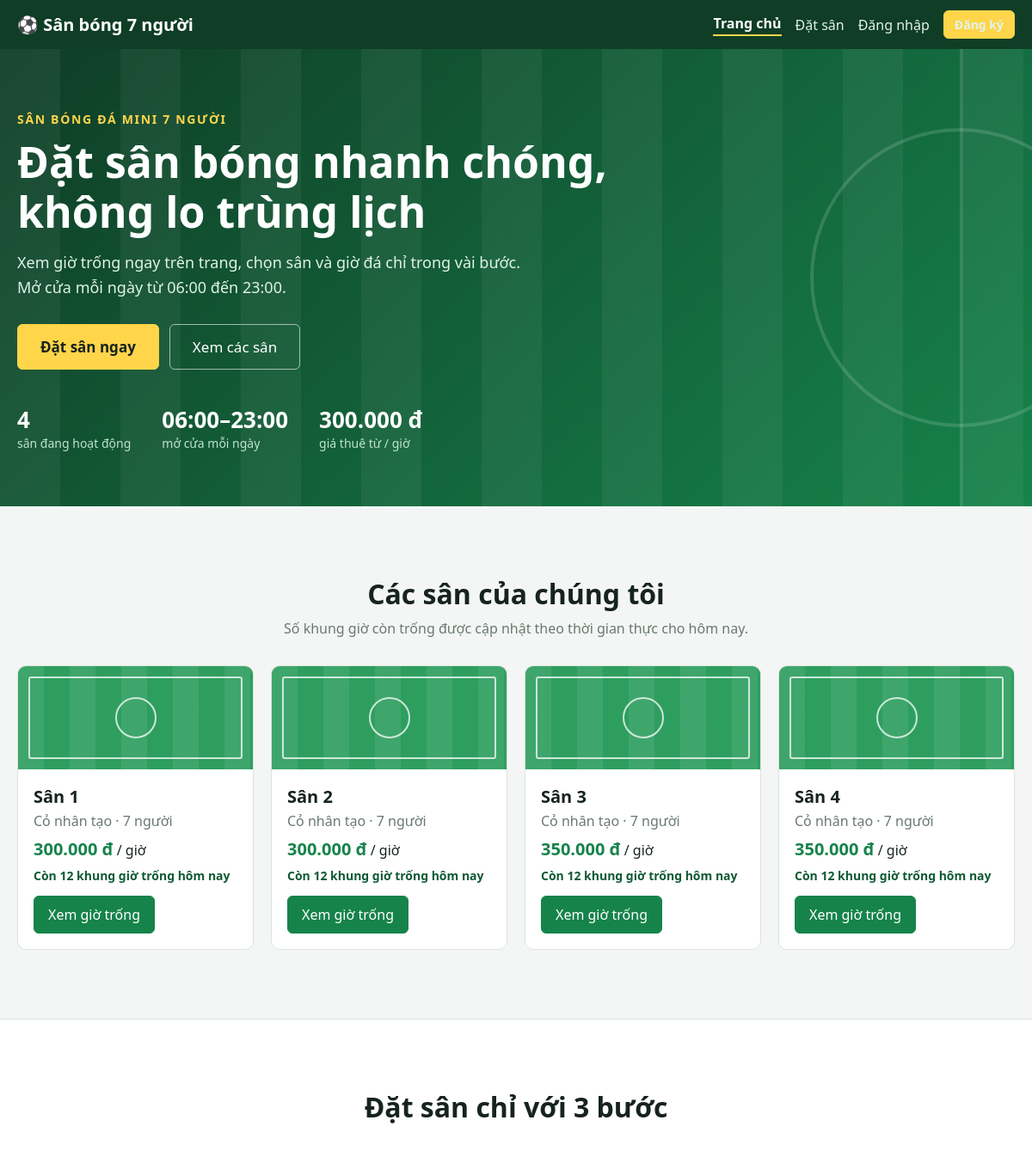
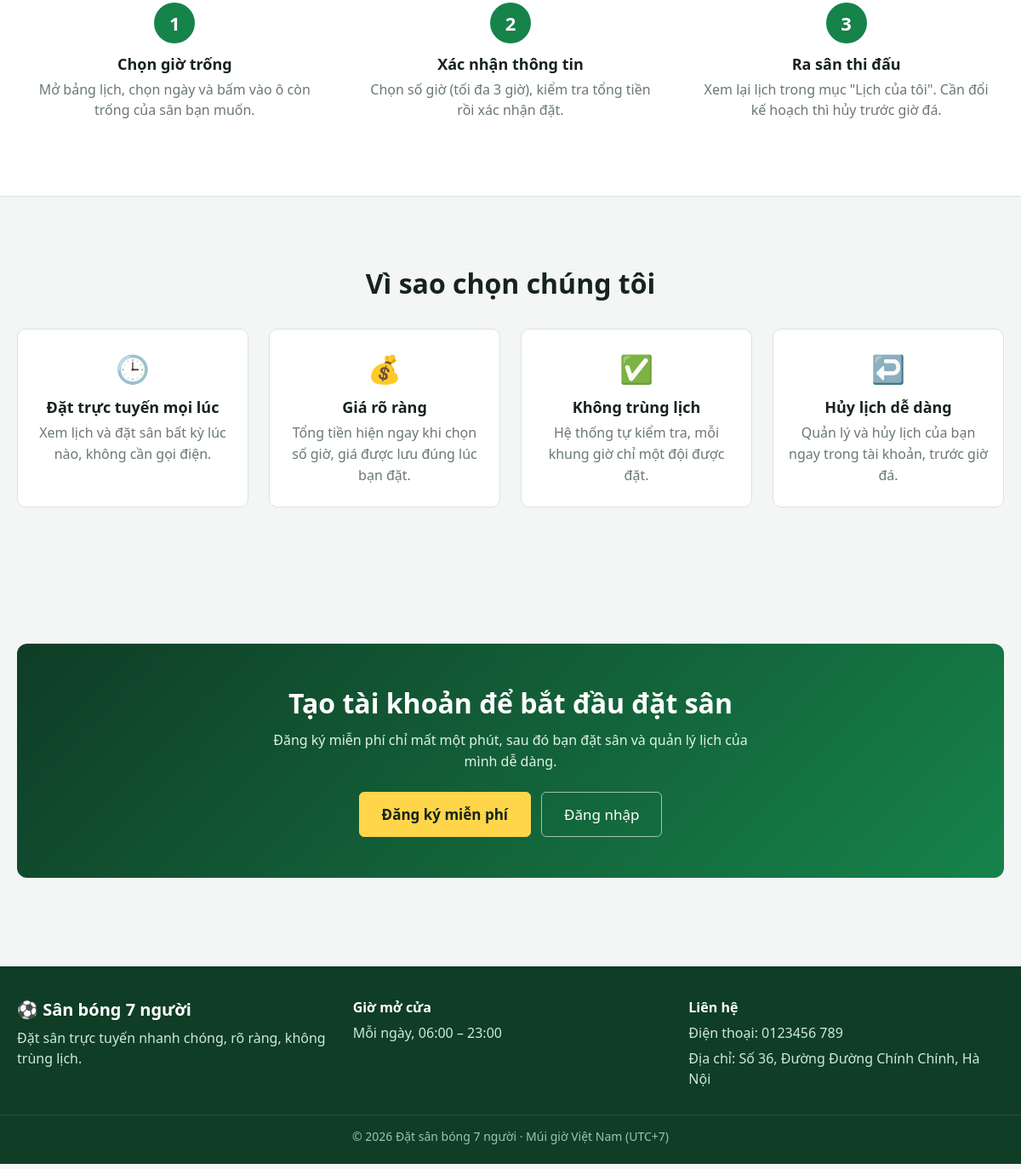
The page / on the database its author committed (2 pictures, top to bottom).
### tables this page shows
CREATE TABLE courts (
    id INT UNSIGNED AUTO_INCREMENT PRIMARY KEY,
    name VARCHAR(100) NOT NULL UNIQUE,
    surface VARCHAR(100) NOT NULL DEFAULT 'Cỏ nhân tạo',
    price_per_hour DECIMAL(12, 0) NOT NULL,
    is_active TINYINT(1) NOT NULL DEFAULT 1,
    created_at TIMESTAMP NOT NULL DEFAULT CURRENT_TIMESTAMP
);

### commons/function.php (called while the page is built, shortened)
<?php
function connectDB(): PDO
{
    $dsn = sprintf(
        'mysql:host=%s;port=%d;dbname=%s;charset=utf8mb4',
        DB_HOST,
        DB_PORT,
        DB_NAME
    );
    return new PDO($dsn, DB_USERNAME, DB_PASSWORD, [
        PDO::ATTR_ERRMODE => PDO::ERRMODE_EXCEPTION,
        PDO::ATTR_DEFAULT_FETCH_MODE => PDO::FETCH_ASSOC,
        PDO::ATTR_EMULATE_PREPARES => false,
    ]);
}
function e($value): string
{
    return htmlspecialchars((string) $value, ENT_QUOTES | ENT_SUBSTITUTE, 'UTF-8');
}
function render(string $view, array $data = []): void
{
    extract($data);
    require PATH_ROOT . 'views/' . $view . '.php';
}
function currentUser(): ?array
{
    return $_SESSION['user'] ?? null;
}
function formatMoney($value): string
{
    return number_format((float) $value, 0, ',', '.') . ' đ';
}

### controllers/HomeController.php (called while the page is built, shortened)
<?php
class HomeController
{
    public function index(): void
    {
        $courts = [];
        $freeSlots = [];
        $minPrice = null;
        $pageError = null;
        try {
            $courts = (new CourtModel())->getActive();
            $booked = [];
            $now = new DateTimeImmutable();
            foreach ($courts as $court) {
                $count = 0;
                for ($hour = OPEN_HOUR; $hour < CLOSE_HOUR; $hour++) {
                    $slotStart = new DateTimeImmutable(sprintf('%s %02d:00:00', date('Y-m-d'), $hour));
                    if ($slotStart > $now && empty($booked[$court['id']][$hour])) {
                        $count++;
                    }
                }
                $freeSlots[$court['id']] = $count;
            }
            if ($courts) {
                $minPrice = (float) min(array_column($courts, 'price_per_hour'));
            }
        } catch (PDOException $exception) {
            error_log($exception->getMessage());
            $pageError = 'Không thể tải dữ liệu. Hãy kiểm tra cấu hình kết nối và chạy tệp database.sql.';
        }
        render('home', [
            'courts' => $courts,
            'freeSlots' => $freeSlots,
            'minPrice' => $minPrice,
            'pageError' => $pageError,
        ]);
    }
}

### models/CourtModel.php (called while the page is built, shortened)
<?php
class CourtModel
{
    private PDO $conn;
    public function __construct()
    {
        $this->conn = connectDB();
    }
    public function getActive(): array
    {
        return $this->conn->query('SELECT * FROM courts WHERE is_active = 1 ORDER BY name')->fetchAll();
    }
}

### views/home.php (the view, shortened to what this page needs)
<?php
require __DIR__ . '/layout/header.php';
?>
<section class="hero">
    <div class="container hero-inner">
        <p class="eyebrow">SÂN BÓNG ĐÁ MINI 7 NGƯỜI</p>
        <h1>Đặt sân bóng nhanh chóng, không lo trùng lịch</h1>
        <p class="hero-text">
            Xem giờ trống ngay trên trang, chọn sân và giờ đá chỉ trong vài bước.
            Mở cửa mỗi ngày từ <?= sprintf('%02d:00', OPEN_HOUR) ?> đến <?= sprintf('%02d:00', CLOSE_HOUR) ?>.
        </p>
        <div class="hero-actions">
            <a class="button button-large button-accent" href="index.php?act=booking">Đặt sân ngay</a>
            <a class="button button-large button-ghost" href="#courts">Xem các sân</a>
        </div>
        <ul class="hero-stats">
            <li><strong><?= count($courts) ?></strong><span>sân đang hoạt động</span></li>
            <li><strong><?= sprintf('%02d:00–%02d:00', OPEN_HOUR, CLOSE_HOUR) ?></strong><span>mở cửa mỗi ngày</span></li>
            <?php if ($minPrice !== null): ?>
                <li><strong><?= e(formatMoney($minPrice)) ?></strong><span>giá thuê từ / giờ</span></li>
            <?php endif; ?>
        </ul>
    </div>
</section>
<section class="section" id="courts">
    <div class="container">
        <h2 class="section-title">Các sân của chúng tôi</h2>
        <p class="section-sub">Số khung giờ còn trống được cập nhật theo thời gian thực cho hôm nay.</p>
        <?php if (!$courts): ?>
            <p class="empty-state">Chưa có sân hoạt động. Hãy chạy <code>database.sql</code> hoặc nhờ admin thêm sân.</p>
        <?php else: ?>
            <div class="court-grid">
                <?php foreach ($courts as $court): ?>
                    <?php $free = $freeSlots[$court['id']] ?? 0; ?>
                    <article class="court-card">
                        <div class="pitch" aria-hidden="true"></div>
                        <div class="court-body">
                            <h3><?= e($court['name']) ?></h3>
                            <p class="muted"><?= e($court['surface']) ?> · 7 người</p>
                            <p class="court-price"><strong><?= e(formatMoney($court['price_per_hour'])) ?></strong> / giờ</p>
                            <p class="court-free <?= $free > 0 ? 'has-free' : 'no-free' ?>">
                                <?= $free > 0 ? 'Còn ' . (int) $free . ' khung giờ trống hôm nay' : 'Hôm nay đã hết giờ trống' ?>
                            </p>
                            <a class="button button-primary" href="index.php?act=booking">Xem giờ trống</a>
                        </div>
                    </article>
                <?php endforeach; ?>
            </div>
        <?php endif; ?>
    </div>
</section>
<section class="section section-alt">
    <div class="container">
        <h2 class="section-title">Đặt sân chỉ với 3 bước</h2>
        <div class="steps">
            <div class="step">
                <span class="step-number">1</span>
                <h3>Chọn giờ trống</h3>
                <p>Mở bảng lịch, chọn ngày và bấm vào ô còn trống của sân bạn muốn.</p>
            </div>
            <div class="step">
                <span class="step-number">2</span>
                <h3>Xác nhận thông tin</h3>
                <p>Chọn số giờ (tối đa <?= (int) MAX_HOURS ?> giờ), kiểm tra tổng tiền rồi xác nhận đặt.</p>
            </div>
            <div class="step">
                <span class="step-number">3</span>
                <h3>Ra sân thi đấu</h3>
                <p>Xem lại lịch trong mục "Lịch của tôi". Cần đổi kế hoạch thì hủy trước giờ đá.</p>
            </div>
        </div>
    </div>
</section>
<section class="section">
    <div class="container">
        <h2 class="section-title">Vì sao chọn chúng tôi</h2>
        <div class="features">
            <div class="feature">
                <span class="feature-icon">🕒</span>
                <h3>Đặt trực tuyến mọi lúc</h3>
                <p>Xem lịch và đặt sân bất kỳ lúc nào, không cần gọi điện.</p>
            </div>
            <div class="feature">
                <span class="feature-icon">💰</span>
                <h3>Giá rõ ràng</h3>
                <p>Tổng tiền hiện ngay khi chọn số giờ, giá được lưu đúng lúc bạn đặt.</p>
            </div>
            <div class="feature">
                <span class="feature-icon">✅</span>
                <h3>Không trùng lịch</h3>
                <p>Hệ thống tự kiểm tra, mỗi khung giờ chỉ một đội được đặt.</p>
            </div>
            <div class="feature">
                <span class="feature-icon">↩️</span>
                <h3>Hủy lịch dễ dàng</h3>
                <p>Quản lý và hủy lịch của bạn ngay trong tài khoản, trước giờ đá.</p>
            </div>
        </div>
    </div>
</section>
<section class="section">
    <div class="container">
        <div class="cta">
            <?php if (currentUser()): ?>
                <h2>Sẵn sàng ra sân chưa?</h2>
                <p>Chọn khung giờ phù hợp và giữ chỗ cho đội của bạn ngay bây giờ.</p>
                <a class="button button-large button-accent" href="index.php?act=booking">Đặt sân ngay</a>
            <?php else: ?>
                <h2>Tạo tài khoản để bắt đầu đặt sân</h2>
                <p>Đăng ký miễn phí chỉ mất một phút, sau đó bạn đặt sân và quản lý lịch của mình dễ dàng.</p>
                <div class="hero-actions center-actions">
                    <a class="button button-large button-accent" href="index.php?act=register">Đăng ký miễn phí</a>
                    <a class="button button-large button-ghost" href="index.php?act=login">Đăng nhập</a>
                </div>
            <?php endif; ?>
        </div>
    </div>
</section>
<?php require __DIR__ . '/layout/footer.php'; ?>

### views/layout/header.php (shortened to what this page needs)
<?php
$authUser = currentUser();
$fullWidth = !empty($fullWidth);
$currentAct = $_GET['act'] ?? '/';
$navClass = fn (string ...$acts): string => in_array($currentAct, $acts, true) ? ' class="active"' : '';
?>
<!DOCTYPE html>
<html lang="vi">
<head>
    <link rel="stylesheet" href="views/style.css">
</head>
<body>
    <header class="topbar">
        <div class="container nav">
            <a class="brand" href="index.php">⚽ Sân bóng 7 người</a>
            <nav class="menu">
                <a href="index.php"<?= $navClass('/') ?>>Trang chủ</a>
                <a href="index.php?act=booking"<?= $navClass('booking', 'booking-form') ?>>Đặt sân</a>
                <?php if ($authUser): ?>
                    <a href="index.php?act=my-bookings"<?= $navClass('my-bookings') ?>>Lịch của tôi</a>
                    <?php if (isAdmin()): ?>
                        <a href="index.php?act=admin"<?= $navClass('admin') ?>>Tổng quan</a>
                        <a href="index.php?act=admin-bookings"<?= $navClass('admin-bookings') ?>>Quản lý lịch</a>
                        <a href="index.php?act=courts"<?= $navClass('courts', 'court-form', 'court-save') ?>>Quản lý sân</a>
                        <a href="index.php?act=admin-users"<?= $navClass('admin-users') ?>>Khách hàng</a>
                    <?php endif; ?>
                    <span class="user-name"><?= e($authUser['full_name']) ?><?= isAdmin() ? ' (admin)' : '' ?></span>
                    <form method="post" action="index.php?act=logout" class="inline-form">
                        <input type="hidden" name="csrf_token" value="<?= e(csrfToken()) ?>">
                        <button type="submit" class="button button-small">Đăng xuất</button>
                    </form>
                <?php else: ?>
                    <a href="index.php?act=login"<?= $navClass('login') ?>>Đăng nhập</a>
                    <a href="index.php?act=register" class="button button-small button-accent">Đăng ký</a>
                <?php endif; ?>
            </nav>
        </div>
    </header>
    <main<?= $fullWidth ? '' : ' class="container"' ?>>

### views/layout/footer.php
    </main>
    <footer class="site-footer">
        <div class="container footer-grid">
            <div>
                <p class="footer-brand">⚽ Sân bóng 7 người</p>
                <p>Đặt sân trực tuyến nhanh chóng, rõ ràng, không trùng lịch.</p>
            </div>
            <div>
                <p class="footer-title">Giờ mở cửa</p>
                <p>Mỗi ngày, <?= sprintf('%02d:00 – %02d:00', OPEN_HOUR, CLOSE_HOUR) ?></p>
            </div>
            <div>
                <p class="footer-title">Liên hệ</p>
                <?php if (defined('SITE_PHONE')): ?><p>Điện thoại: <?= e(SITE_PHONE) ?></p><?php endif; ?>
                <?php if (defined('SITE_ADDRESS')): ?><p>Địa chỉ: <?= e(SITE_ADDRESS) ?></p><?php endif; ?>
            </div>
        </div>
        <p class="footer-copy">© <?= e(date('Y')) ?> Đặt sân bóng 7 người · Múi giờ Việt Nam (UTC+7)</p>
    </footer>
</body>
</html>

### rows shown on the page
courts: name "Sân 1", surface "Cỏ nhân tạo", price_per_hour "300.000 đ", id "12"
courts: name "Sân 2", surface "Cỏ nhân tạo", price_per_hour "300.000 đ", id "12"
courts: name "Sân 3", surface "Cỏ nhân tạo", price_per_hour "350.000 đ", id "12"
courts: name "Sân 4", surface "Cỏ nhân tạo", price_per_hour "350.000 đ", id "12"

### other values the page prints
OPEN_HOUR "06"
CLOSE_HOUR "23"
count($courts) "4"
formatMoney($minPrice) "300.000 đ"
MAX_HOURS "3"
SITE_PHONE "0123456 789"
SITE_ADDRESS "Số 36, Đường Đường Chính Chính, Hà Nội"
